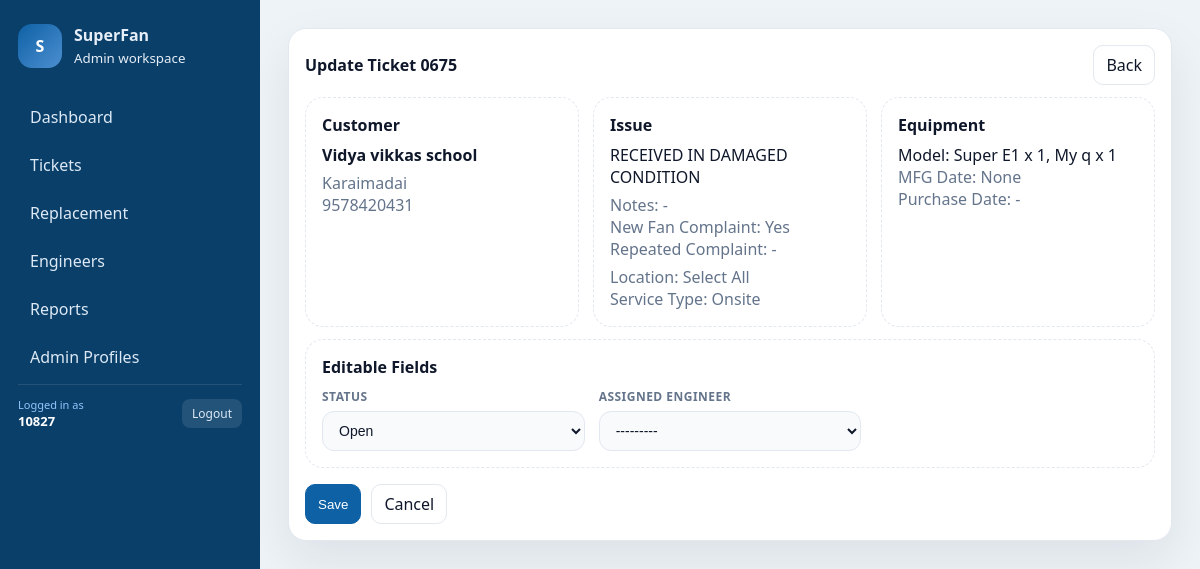
Screenshot of /panel/tickets/706/edit/ (signed in) with the database file from the repository.
### core/models.py (models this page shows, shortened)
class Ticket(models.Model):
    ticket_id = models.CharField(max_length=30, unique=True, blank=True)
    customer = models.ForeignKey(Customer, on_delete=models.PROTECT, related_name='tickets')
    location = models.CharField(max_length=120)
    issue = models.TextField()
    issue_notes = models.TextField(blank=True)
    model = models.TextField(blank=True)
    serial_number = models.CharField(max_length=120, blank=True)
    mfg_date = models.DateField(null=True, blank=True)
    purchase_date = models.DateField(null=True, blank=True)
    new_fan_complaint = models.BooleanField(default=False)
    repeated_complaint_count = models.PositiveIntegerField(null=True, blank=True)
    service_type = models.CharField(max_length=20, choices=TicketServiceType.choices, default=TicketServiceType.ONSITE)
    status = models.CharField(max_length=20, choices=TicketStatus.choices, default=TicketStatus.OPEN)
    assigned_engineer = models.ForeignKey(EngineerProfile, on_delete=models.SET_NULL, null=True, blank=True, related_name='tickets')
    created_by = models.ForeignKey(settings.AUTH_USER_MODEL, on_delete=models.SET_NULL, null=True, blank=True, related_name='created_tickets')
    created_at = models.DateTimeField(auto_now_add=True)
    assigned_at = models.DateTimeField(null=True, blank=True)
    started_at = models.DateTimeField(null=True, blank=True)
    completed_at = models.DateTimeField(null=True, blank=True)
    qr_code = models.CharField(max_length=120, blank=True)

class Customer(models.Model):
    name = models.CharField(max_length=120)
    address = models.CharField(max_length=255, blank=True)
    contact_name = models.CharField(max_length=120, blank=True)
    contact_phone = models.CharField(max_length=30, blank=True)
    active = models.BooleanField(default=True)
    created_at = models.DateTimeField(auto_now_add=True)

### core/panel_views.py (the view, shortened to what this page needs)
# urls.py: path("tickets/<int:ticket_id>/edit/", panel_views.panel_ticket_edit, name="panel_ticket_edit"),
@login_required(login_url="/panel/login/")
def panel_ticket_edit(request, ticket_id):
    if not request.user.is_staff:
        return redirect("panel:panel_login")
    ticket = get_object_or_404(Ticket.objects.select_related("customer", "created_by", "assigned_engineer"), id=ticket_id)
    form = PanelTicketStatusForm(request.POST or None, instance=ticket)
    return render(
        request,
        "panel/ticket_edit.html",
        {"form": form, "ticket": ticket, "page_title": f"Update {ticket.ticket_id}"},
    )

### core/models.py (called while the page is built)
    @property
    def display_name(self) -> str:
        name = self.user.get_full_name().strip()
        if name:
            return f'{name} - {self.user.username}'
        return self.user.username

    def __str__(self) -> str:
        return self.display_name

### support_backend/template_flags.py (called while the page is built)
def panel_flags(request):
    return {
        "PANEL_SHOW_FILTERS": getattr(settings, "PANEL_SHOW_FILTERS", True),
        "PANEL_SHOW_ENGINEER_ADD": getattr(settings, "PANEL_SHOW_ENGINEER_ADD", True),
        "PANEL_SHOW_ADMIN_LINK": getattr(settings, "PANEL_SHOW_ADMIN_LINK", True),
        "PANEL_SHOW_LISTS": getattr(settings, "PANEL_SHOW_LISTS", True),
    }

### templates/panel/ticket_edit.html (shortened to what this page needs)
{% extends "panel/base.html" %}
{% block content %}
  <div class="card">
    <div style="display:flex;align-items:center;justify-content:space-between;">
      <strong>Update Ticket {{ ticket.ticket_id }}</strong>
      <a class="btn" href="/panel/tickets/">Back</a>
    </div>
    <div class="grid cols-3" style="margin-top:12px;">
      <div class="card" style="box-shadow:none;border:1px dashed var(--border);">
        <div style="font-weight:600;margin-bottom:8px;">Customer</div>
        <div><strong>{{ ticket.customer.name|capfirst }}</strong></div>
        <div class="muted" style="margin-top:6px;">{{ ticket.customer.address|capfirst }}</div>
        <div class="muted">{{ ticket.customer.contact_phone }}</div>
      </div>
      <div class="card" style="box-shadow:none;border:1px dashed var(--border);">
        <div style="font-weight:600;margin-bottom:8px;">Issue</div>
        <div>{{ ticket.issue|capfirst }}</div>
        <div class="muted" style="margin-top:6px;">Notes: {{ ticket.issue_notes|default:"-"|capfirst }}</div>
        <div class="muted">New Fan Complaint: {% if ticket.new_fan_complaint %}Yes{% else %}No{% endif %}</div>
        <div class="muted">Repeated Complaint: {{ ticket.repeated_complaint_count|default:"-" }}</div>
        <div class="muted" style="margin-top:6px;">Location: {{ ticket.location|capfirst }}</div>
        <div class="muted">Service Type: {{ ticket.get_service_type_display }}</div>
      </div>
      <div class="card" style="box-shadow:none;border:1px dashed var(--border);">
        <div style="font-weight:600;margin-bottom:8px;">Equipment</div>
        <div>Model: {{ ticket.model|capfirst }}</div>
        <div class="muted">MFG Date: {{ ticket.mfg_date }}</div>
        <div class="muted">Purchase Date: {{ ticket.purchase_date|date:"Y-m-d"|default:"-" }}</div>
      </div>
    </div>
    <form method="post" style="margin-top:12px;">
      <div class="card" style="box-shadow:none;border:1px dashed var(--border);">
        <div style="font-weight:600;margin-bottom:10px;">Editable Fields</div>
        <div class="grid cols-3">
          <div>
            <label>Status</label>
            {{ form.status }}
          </div>
          <div>
            <label>Assigned Engineer</label>
            {{ form.assigned_engineer }}
          </div>
        </div>
      </div>
      <div style="margin-top:16px;display:flex;gap:10px;">
        <button class="btn primary" type="submit">Save</button>
        <a class="btn" href="/panel/tickets/">Cancel</a>
      </div>
    </form>
  </div>
{% endblock %}

### templates/panel/base.html (shortened to what this page needs)
{% load static %}
<!DOCTYPE html>
<html lang="en">
  <head>
  </head>
  <body>
    <div class="shell">
      <aside class="sidebar">
        <div class="brand">
          <div class="brand-badge">S</div>
          <div>
            <div style="font-weight:700;">SuperFan</div>
            <small>Admin workspace</small>
          </div>
        </div>
        <nav class="nav">
          <a href="/panel/" class="{% if page_title == 'Dashboard' %}active{% endif %}">Dashboard</a>
          <a href="/panel/tickets/" class="{% if page_title == 'Tickets' %}active{% endif %}">Tickets</a>
          <a href="/panel/replacements/" class="{% if page_title == 'Replacement' %}active{% endif %}">Replacement</a>
          <a href="/panel/engineers/" class="{% if page_title == 'Engineers' %}active{% endif %}">Engineers</a>
          <a href="/panel/reports/" class="{% if page_title == 'Reports' %}active{% endif %}">Reports</a>
          <a href="/panel/admins/" class="{% if page_title == 'Admin Profiles' %}active{% endif %}">Admin Profiles</a>
          <div style="margin-top:auto;padding-top:12px;border-top:1px solid rgba(255,255,255,0.1);display:flex;align-items:center;justify-content:space-between;gap:8px;">
            <div>
              <div style="font-size:11px;color:#93c5fd;">Logged in as</div>
              <div style="font-weight:600;color:white;font-size:13px;">{{ user.get_full_name|default:user.username }}</div>
            </div>
            <a href="/panel/logout/" onclick="document.getElementById('logout-modal').style.display='flex';return false;" style="padding:6px 10px;background:rgba(255,255,255,0.1);border-radius:8px;color:#dde9f5;font-size:12px;">Logout</a>
          </div>
        </nav>
      </aside>
      <main class="content">
        {% block content %}{% endblock %}
      </main>
    </div>
  </body>
</html>

### templates/panel/base.html (style rules this page uses)
:root { --bg: #eef3f7; --surface: #ffffff; --muted: #64748b; --ink: #0f172a; --accent: #0e61a5; --accent-2: #4c8fd0; --border: #e2e8f0; --shadow: 0 20px 50px rgba(15, 23, 42, 0.08); }
* { box-sizing: border-box; }
body { margin: 0; font-family: "Segoe UI", system-ui, -apple-system, sans-serif; background: var(--bg); color: var(--ink); overflow: hidden; }
.shell { display: grid; grid-template-columns: 260px 1fr; height: 100vh; }
.sidebar { background: #0a3f6a; color: #e6eef7; padding: 24px 18px; overflow-y: auto; }
.brand { display: flex; align-items: center; gap: 12px; margin-bottom: 28px; }
.brand-badge { width: 44px; height: 44px; border-radius: 14px; background: linear-gradient(135deg, #0e61a5, #4c8fd0); display: grid; place-items: center; color: white; font-weight: 700; }
.nav { display: grid; gap: 6px; }
.nav a { color: #dde9f5; text-decoration: none; padding: 10px 12px; border-radius: 12px; display: flex; align-items: center; gap: 8px; }
.content { padding: 28px; overflow-y: auto; }
.card { background: var(--surface); border: 1px solid var(--border); border-radius: 18px; padding: 16px; box-shadow: var(--shadow); }
label { display: block; font-size: 12px; font-weight: 600; color: var(--muted); margin-bottom: 6px; text-transform: uppercase; letter-spacing: 0.04em; }
input, select, textarea { width: 100%; padding: 10px 12px; border-radius: 12px; border: 1px solid var(--border); background: #f8fafc; color: var(--ink); font-size: 14px; outline: none; transition: border-color 0.15s ease, box-shadow 0.15s ease; }
.grid { display: grid; gap: 14px; }
.grid.cols-3 { grid-template-columns: repeat(3, minmax(0, 1fr)); }
.muted { color: var(--muted); }
.btn { display: inline-flex; align-items: center; gap: 6px; padding: 8px 12px; border-radius: 10px; border: 1px solid var(--border); text-decoration: none; color: var(--ink); background: white; }
.btn.primary { background: var(--accent); color: white; border-color: var(--accent); }

### rows the page displays
Ticket: ticket_id "0675", customer.name "Vidya vikkas school", customer.address "Karaimadai", customer.contact_phone "9578420431", issue "RECEIVED IN DAMAGED CONDITION", issue_notes "-", repeated_complaint_count "-", location "Select All", service_type "Onsite", model "Super E1 x 1, My q x 1", mfg_date "None", purchase_date "-", status "Open", assigned_engineer "---------"

### other values shown
{{ user.get_full_name|default:user.username }} "10827"
